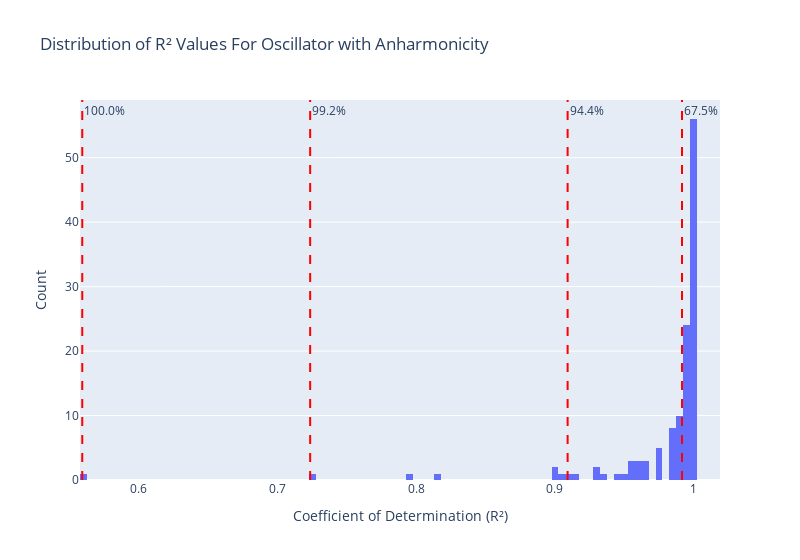

The cell this chart's notebook holds for it:
### Code cell
mean = oscillators['r2'].mean()

percentages = [68, 95, 99.7, 100]

count = oscillators['r2'].count()
stdevs_indices = [int(count * percentage/100) for percentage in percentages]
stdevs_r2 = [oscillators.sort_values(by='r2', ascending=False).iloc[stdevs_idx-1]['r2'] for stdevs_idx in stdevs_indices]
percentages = [stdev_idx / count * 100 for stdev_idx in stdevs_indices]


fig = px.histogram(oscillators, x='r2', nbins=100, title='Distribution of R² Values For Oscillator with Anharmonicity')
fig.update_layout(
    xaxis_title='Coefficient of Determination (R²)',
    yaxis_title='Count',
    width=800,
    showlegend=False
)
# fig.add_vline(x=mean, line_color="black", annotation_text="Mean")


for percentage, stdev_r2 in zip(percentages, stdevs_r2):
    print(f"{percentage:.1f}% have R² >= {stdev_r2:.4f}")
    fig.add_vline(x=stdev_r2, line_dash="dash", line_color="red", annotation_text=f"{percentage:.1f}%")

fig.show()

### Figure 1 — Plotly figure (JSON) as saved in the notebook; plotly's stock layout.template omitted (floating-point values rounded to 4 significant figures)
{"data": [{"alignmentgroup": "True", "bingroup": "x", "hovertemplate": "r2=%{x}<br>count=%{y}<extra></extra>", "legendgroup": "", "marker": {"color": "#636efa", "pattern": {"shape": ""}}, "name": "", "nbinsx": 100, "offsetgroup": "", "orientation": "v", "showlegend": false, "type": "histogram", "x": [0.9727, 0.9029, 0.931, 0.9991, 0.9916, 0.9978, 0.9998, 0.9153, 0.9827, 0.996, 0.9748, 0.9849, 0.9658, 0.9566, 0.9883, 0.9852, 0.9988, 0.9918, 0.9993, 0.9658, 0.9982, 0.8995, 0.9985, 0.9993, 0.9497, 0.9969, 0.9616, 0.7967, 1.0, 0.998, 0.9994, 0.9973, 0.9999, 0.9991, 0.9979, 0.9998, 0.9992, 0.9562, 0.9977, 0.9285, 0.8157, 0.9442, 0.9866, 0.9961, 0.9873, 0.9984, 0.9921, 0.9996, 0.9985, 0.9974, 0.9989, 0.9991, 0.9967, 0.9934, 0.9969, 0.9993, 0.9958, 0.9916, 0.9954, 0.9941, 0.9976, 0.994, 0.9859, 0.961, 0.9987, 0.9945, 0.9918, 0.991, 0.997, 0.9941, 0.9891, 0.9857, 0.9996, 0.9971, 0.9901, 0.9974, 0.9993, 0.9544, 0.9374, 0.9837, 0.9091, 0.901, 0.9965, 0.999, 0.9754, 0.9988, 0.9989, 0.9991, 0.9986, 0.9985, 0.9998, 0.9997, 0.9999, 0.9974, 0.9982, 0.9965, 0.9997, 0.9953, 0.999, 0.9992, 0.9997, 0.9994, 0.9997, 0.997, 0.9999, 0.9999, 1.0, 0.9979, 0.9651, 0.9991, 0.9971, 0.9989, 0.994, 0.9741, 0.9996, 0.9994, 0.9993, 0.9998, 0.9995, 0.9924, 0.9604, 0.9762, 0.9998, 0.9992, 0.7235, 0.5591], "xaxis": "x", "yaxis": "y"}], "layout": {"annotations": [{"showarrow": false, "text": "67.5%", "x": 0.9916, "xanchor": "left", "xref": "x", "y": 1, "yanchor": "top", "yref": "y domain"}, {"showarrow": false, "text": "94.4%", "x": 0.9091, "xanchor": "left", "xref": "x", "y": 1, "yanchor": "top", "yref": "y domain"}, {"showarrow": false, "text": "99.2%", "x": 0.7235, "xanchor": "left", "xref": "x", "y": 1, "yanchor": "top", "yref": "y domain"}, {"showarrow": false, "text": "100.0%", "x": 0.5591, "xanchor": "left", "xref": "x", "y": 1, "yanchor": "top", "yref": "y domain"}], "barmode": "relative", "legend": {"tracegroupgap": 0}, "shapes": [{"line": {"color": "red", "dash": "dash"}, "type": "line", "x0": 0.9916, "x1": 0.9916, "xref": "x", "y0": 0, "y1": 1, "yref": "y domain"}, {"line": {"color": "red", "dash": "dash"}, "type": "line", "x0": 0.9091, "x1": 0.9091, "xref": "x", "y0": 0, "y1": 1, "yref": "y domain"}, {"line": {"color": "red", "dash": "dash"}, "type": "line", "x0": 0.7235, "x1": 0.7235, "xref": "x", "y0": 0, "y1": 1, "yref": "y domain"}, {"line": {"color": "red", "dash": "dash"}, "type": "line", "x0": 0.5591, "x1": 0.5591, "xref": "x", "y0": 0, "y1": 1, "yref": "y domain"}], "showlegend": false, "title": {"text": "Distribution of R² Values For Oscillator with Anharmonicity"}, "width": 800, "xaxis": {"anchor": "y", "domain": [0, 1], "title": {"text": "Coefficient of Determination (R²)"}}, "yaxis": {"anchor": "x", "domain": [0, 1], "title": {"text": "Count"}}}}
